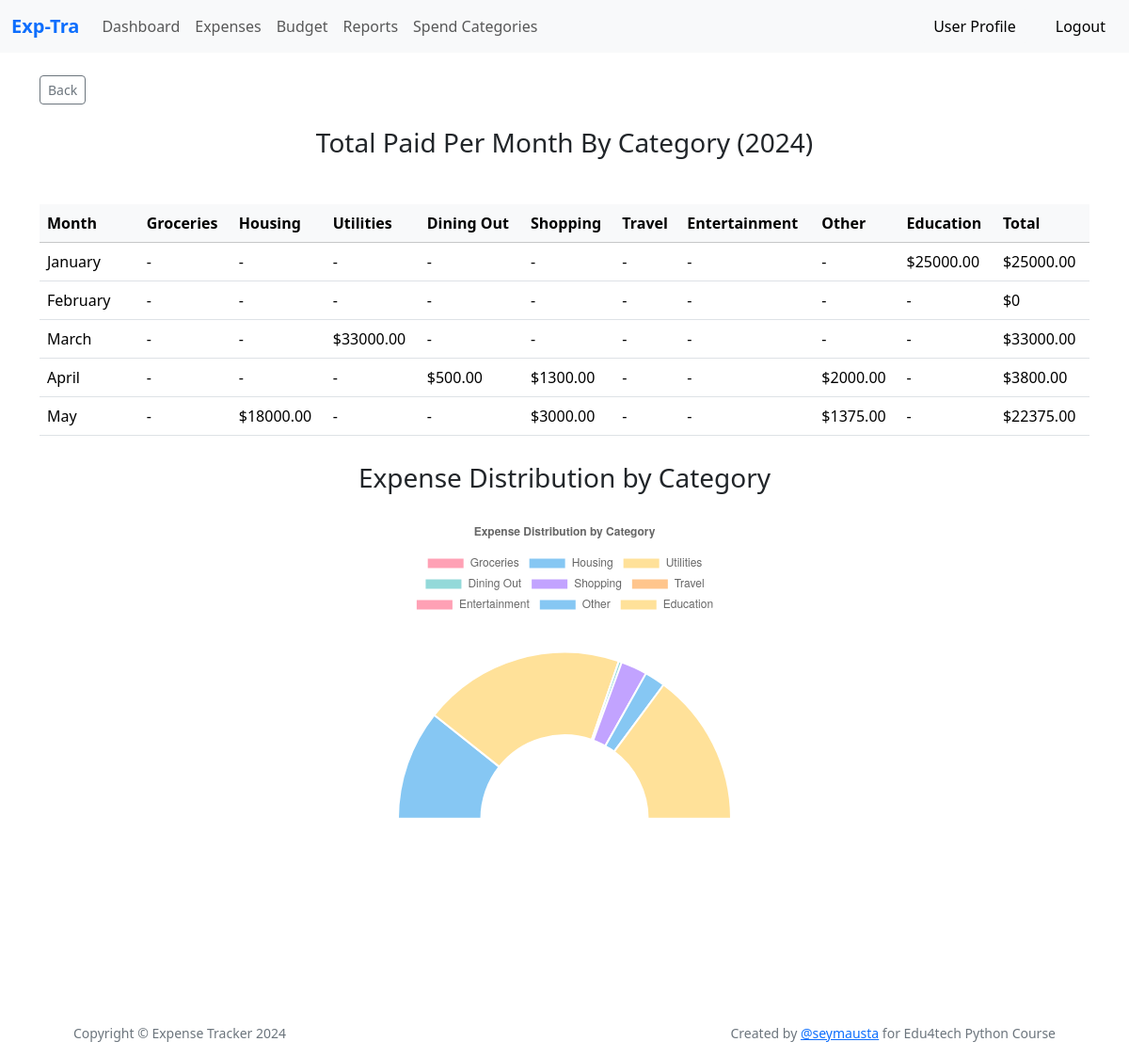
Page /category_report (signed in) on the committed database.
### app/models.py (models this page shows, shortened)
class Category(db.Model):
    id: so.Mapped[int] = so.mapped_column(primary_key=True)
    name: so.Mapped[str] = so.mapped_column(sa.String(140))
    expenses = db.relationship('Expense', backref='category', lazy=True)

### app/main/routes.py (the view)
@bp.route('/category_report')
@login_required
def category_report():
    user_id = current_user.id
    categories = Category.query.all()
    current_year = datetime.now().year
    spending_trends_table = {}
    totals = [0] * len(categories)  # Her kategori için toplam harcamaların saklandığı liste
    grand_total = 0  # Tüm kategorilerin toplam harcaması
    for month in range(1, 13):
        month_name = datetime.strptime(str(month), "%m").strftime("%B")  # Ay adını alın
        expenses = []
        for i, category in enumerate(categories):
            category_expenses = Expense.query.filter(
                Expense.category_id == category.id,
                Expense.user_id == user_id,
                func.strftime('%Y', Expense.date) == str(current_year),
                func.strftime('%m', Expense.date) == str(month).zfill(2)
            ).all()
            total_expense = sum(expense.amount for expense in category_expenses)
            expenses.append(total_expense)
            totals[i] += total_expense
            grand_total += total_expense
        spending_trends_table[month_name] = expenses
    return render_template('category_report.html',spending_trends_table=spending_trends_table, categories=categories, totals=totals,current_year=current_year, grand_total=grand_total)

### app/models.py (called while the page is built)
@login.user_loader
def load_user(id):
    return db.session.get(User, int(id))

### app/templates/category_report.html (shortened to what this page needs)
{% extends "base.html" %}
{% block content %}
<br>
<a href="{{ url_for('main.report')}}" class="btn btn-outline-secondary btn-sm">Back</a>
<h3 class="text-center my-4">Total Paid Per Month By Category ({{ current_year }})</h3>
<br>
<div class="row justify-content-center ">
    <div class="table-responsive" style="max-height: 250px; overflow-y: auto;">
        <table class="table table-hover" id="scroll-table">
            <thead class="table-light">
            <tr>
                <th class="sticky-top">Month</th>
                {% for category in categories %}
                <th class="sticky-top">{{ category.name }}</th>
                {% endfor %}
                <th class="sticky-top">Total</th>
            </tr>
            </thead>
            <tbody>
            {% for month, expenses in spending_trends_table.items() %}
            <tr>
                <td>{{ month }}</td>
                {% for category_expense in expenses %}
                {% if category_expense == 0 %}
                <td>-</td>
                {% else %}
                <td>{{ '$' }}{{ category_expense }}</td>
                {% endif %}
                {% endfor %}
                <td>{{ '$' }}{{ expenses | sum }}</td>
            </tr>
            {% endfor %}
            </tbody>
        </table>
    </div>
    <br>
    <br>
    <h3 class="my-4 text-center">Expense Distribution by Category</h3>
    <div class="col-lg-4">
        <div class="chart-container" style="position: relative; height:60vh">
            <canvas id="donutChart" width="400" height="400"></canvas>
        </div>
    </div>
</div>
{% endblock %}
{% block scripts %}
<script>
    document.addEventListener('DOMContentLoaded', function () {
        fetch('/expense_categories')
            .then(response => response.json())
            .then(data => {
                var ctx = document.getElementById('donutChart').getContext('2d');
                var donutChart = new Chart(ctx, {
                    type: 'doughnut',
                    data: {
                        labels: data.map(category => category.category_name),  // etiketler kategori isimlerini alır
                        datasets: [{
                            label: 'Expense Distribution by Category',
                            data: data.map(category => category.total_amount),  // veri seti değerleri total_amount'tan alır
                            backgroundColor: [
                                'rgba(255, 99, 132, 0.6)',
                                'rgba(54, 162, 235, 0.6)',
                                'rgba(255, 206, 86, 0.6)',
                                'rgba(75, 192, 192, 0.6)',
                                'rgba(153, 102, 255, 0.6)',
                                'rgba(255, 159, 64, 0.6)'
                            ]
                        }]
                    },
                    options: {
                        responsive: true,
                        cutout: '50%', // Yarım daire şeklindeki donut grafiği için iç kısmı oyuyoruz
                        rotation: 270, // Yatayda yarım donut grafiği için
                        plugins: {
                            legend: {
                                position: 'top',
                                display: true  // Eğer isterseniz, efsane (legend) bölümünü gizleyebilirsiniz
                            },
                            title: {
                                display: true,
                                text: 'Expense Distribution by Category'
                            },
                            animation: {
                                animateScale: true,
                                animateRotate: true
                            }
                        },
                        circumference: 180
                    }
                });
            });
    });
</script>
{% endblock %}

### rows in the picture
Category: name "Groceries"
Category: name "Housing"
Category: name "Utilities"
Category: name "Dining Out"
Category: name "Shopping"
Category: name "Travel"
Category: name "Entertainment"
Category: name "Other"
Category: name "Education"

### other values in the picture
{{ month }} "January" "February" "March" "April" "May"
{{ '$' }} "$" "$" "$" "$" "$" "$" "$" "$"
{{ category_expense }} "25000.00" "33000.00" "500.00" "1300.00" "2000.00" "18000.00" "3000.00" "1375.00"
{{ '$' }} "$" "$" "$" "$" "$"
{{ expenses | sum }} "25000.00" "0" "33000.00" "3800.00" "22375.00"
